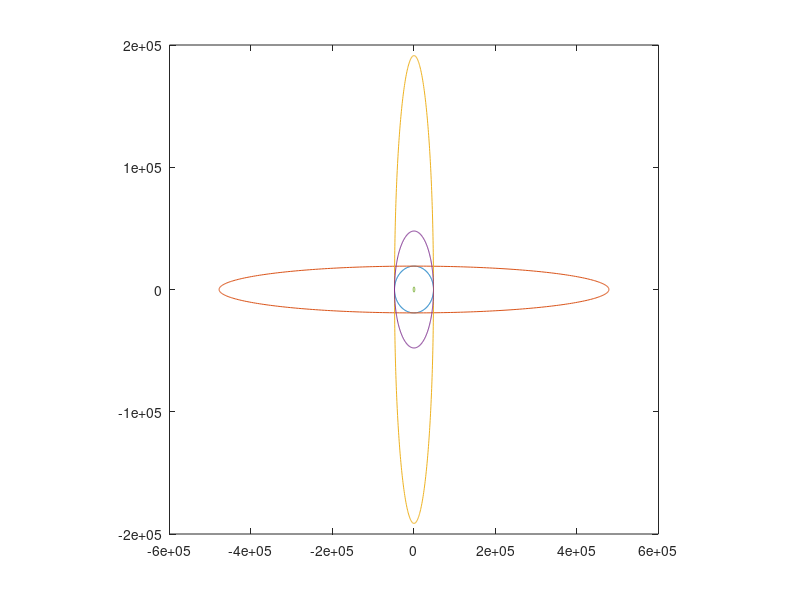

Recreate this plot in MATLAB. (Note: this script raises an error after producing the figure.)
R_earth = 6378.1363; % [km]
Gm_earth = 398600.4415;
Gm_moon = 4902.8005821478;
mu =1e-6;
% mu = Gm_earth + Gm_moon;
a = 7.5*R_earth;
b = 3*R_earth;

theta= linspace(0,360,360);
x = a*cos(deg2rad(theta));
y = b*sin(deg2rad(theta));
x1 = 10*a*cos(deg2rad(theta));
y1 = b*sin(deg2rad(theta));
x2 = a*cos(deg2rad(theta));
y2 = 10*b*sin(deg2rad(theta));
x3 = a*cos(deg2rad(theta));
y3 = a*sin(deg2rad(theta));

% t = linspace(0,3600,3600);
% x = a*cos(sqrt(mu)*t);
% y = b*sin(sqrt(mu)*t);
% x1 = 10*a*cos(sqrt(mu)*t);
% y1 = b*sin(sqrt(mu)*t);
% x2 = a*cos(sqrt(mu)*t);
% y2 = 10*b*sin(sqrt(mu)*t);
% x3 = a*cos(sqrt(mu)*t);
% y3 = a*sin(sqrt(mu)*t);

r = sqrt(x.^2 + y.^2)/R_earth;
r1 = sqrt(x1.^2 + y1.^2)/R_earth;
r2 = sqrt(x2.^2 + y2.^2)/R_earth;
r3 = sqrt(x3.^2 + y3.^2)/R_earth;

% r5 = (x + y)/R_earth;
% r6 = (x1 + y1)/R_earth;
% r7 = (x2 + y2)/R_earth;
% r8 = (x3 + y3)/R_earth;

s = 2000;
beta = linspace(0, 2*pi);
my_dot_x = s*cos(beta);
my_dot_y = s*sin(beta);

fig1 = figure('Name', 'problem 1-orbits');
x_plot = plot(x,y);
axis square
hold on
x1_plot = plot(x1,y1);
x2_plot = plot(x2,y2);
x3_plot = plot(x3,y3);
my_dot = plot(my_dot_x,my_dot_y);

fontsize(14, "points")
x_plot.LineWidth = 2;
x1_plot.LineWidth = 2;
x2_plot.LineWidth = 2;
x3_plot.LineWidth = 2;
my_dot.LineWidth = 2;
legend("a=7.5R_{earth},b=3*R_{earth}","a=75R_{earth},b=3*R_{earth}", "a=7.5R_{earth},b=30R_{earth}", "a=7.5R_{earth},b=7.5R_{earth}")
ylabel("Y-Position in inertial frame [km]")
xlabel("X-Position in inertial frame [km]")
title("Orbits represented by r vector (Lillian Shido, PSA\_1\_e.m)")

xlim([-5e5 5e5])
ylim([-5e5 5e5])
hold off

fig2 = figure('Name','problem1-magnitude of r');
r_plot = plot(r);
hold on
r1_plot = plot(r1);
r2_plot = plot(r2);
r3_plot = plot(r3);
% r4_plot = plot(r4);
fontsize(14, "points")

r_plot.LineWidth = 2;
r1_plot.LineWidth = 2;
r2_plot.LineWidth = 2;
r3_plot.LineWidth = 2;
% r4_plot.LineWidth = 2;
ylabel("Magnitude of r in R_{earth}")
xlabel("Values for \theta in degrees")
% xlabel("Time in seconds")
title("Relative motion (Lillian Shido, PSA\_1\_e.m)")
legend("a=7.5R_{earth},b=3*R_{earth}","a=75R_{earth},b=3*R_{earth}", "a=7.5R_{earth},b=30R_{earth}", "a=7.5R_{earth},b=7.5R_{earth}")
xlim([0 360])
% xlim([0 3600])
hold off

% Various mus
mu1 =1e-6;
xm1 = a*cos(sqrt(mu1)*t);
ym1 = b*sin(sqrt(mu1)*t);
rm1 = sqrt(xm1.^2 + ym1.^2)/R_earth;

mu2 =1e-5;
xm2 = a*cos(sqrt(mu2)*t);
ym2 = b*sin(sqrt(mu2)*t);
rm2 = sqrt(xm2.^2 + ym2.^2)/R_earth;

mu3 =1e-4;
xm3 = a*cos(sqrt(mu3)*t);
ym3 = b*sin(sqrt(mu3)*t);
rm3 = sqrt(xm3.^2 + ym3.^2)/R_earth;

fig3 = figure('Name','problem1-r motion');
rm1_plot = plot(rm1);
hold on
rm2_plot = plot(rm2);
rm3_plot = plot(rm3);
% r4_plot = plot(r4);
fontsize(14, "points")

rm1_plot.LineWidth = 2;
rm2_plot.LineWidth = 2;
rm3_plot.LineWidth = 2;
% r4_plot.LineWidth = 2;
ylabel("Magnitude of r in R_{earth}")
% xlabel("Values for \theta in degrees")
xlabel("Time in seconds")
title("Relative motion with different \mu values (Lillian Shido, PSA\_1\_e.m)")
legend("\mu=1e-6","\mu=1e-5", "\mu=1e-4")
% xlim([0 360])
xlim([0 3600])
hold off